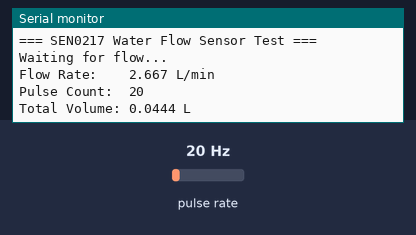
This sketch was run on a simulated Arduino Uno, built with avr-gcc and run on an emulated ATmega328P. Shown: the last lines printed to the serial monitor. Wiring (inferred from the names in the program): pulse sensor: data pin 2. The test bench sets the inputs (shaded band); at power-on: pulse rate 20 Hz.

Above: at 1.2 s.
1.3 s: pulse rate (sensor on pin 2) set to 4 Hz
At 2.6 s:
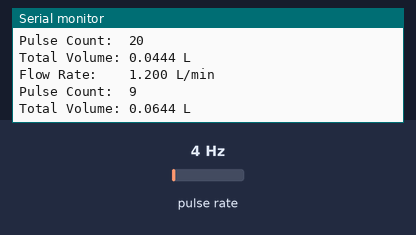
2.8 s: pulse rate (sensor on pin 2) set to 50 Hz
At 3.8 s:
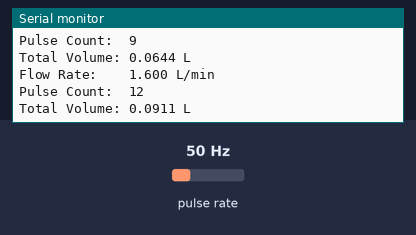
Timing chart, 0 to 5.8 s (numbered marks = the images above; inputs shaded):
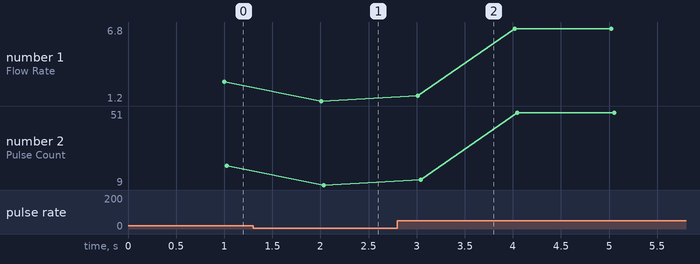

The sketch:

SEN0217_test.ino
```cpp
// SEN0217 YF-S201 Water Flow Sensor Test (1/2")
// DFRobot SEN0217
//
// Wiring (Arduino Uno):
//   Green (Signal) -> D2  (INT0)
//   Red   (VCC)   -> 5V
//   Black (GND)   -> GND
//
// No external library needed.
//
// Sensor spec: 1 litre = 450 pulses (square waves)
// Flow range: 1-30 L/min, accuracy ±5% (2-30 L/min)

#define FLOW_PIN 2

volatile uint32_t pulseCount = 0;
static float     totalLitres = 0.0f;

void onPulse() {
  pulseCount++;
}

void setup() {
  Serial.begin(9600);
  pinMode(FLOW_PIN, INPUT_PULLUP);
  attachInterrupt(digitalPinToInterrupt(FLOW_PIN), onPulse, RISING);
  Serial.println("=== SEN0217 Water Flow Sensor Test ===");
  Serial.println("Waiting for flow...");
  Serial.println();
}

void loop() {
  delay(1000); // 1-second sampling window

  // Atomically snapshot and clear counter
  noInterrupts();
  uint32_t count = pulseCount;
  pulseCount = 0;
  interrupts();

  // 1 L = 450 pulses  →  flow rate (L/min) = pulses_per_sec / 450 * 60
  float flowRateLmin = (float)count / 450.0f * 60.0f;
  totalLitres       += (float)count / 450.0f;

  Serial.print("Flow Rate:    ");
  Serial.print(flowRateLmin, 3);
  Serial.println(" L/min");

  Serial.print("Pulse Count:  ");
  Serial.println(count);

  Serial.print("Total Volume: ");
  Serial.print(totalLitres, 4);
  Serial.println(" L");

  Serial.println();
}
```

Measured:
- after the input at 1.3 s, the serial monitor: prints a new line after 0.71 s (image 1)
- after the input at 2.8 s, the serial monitor: prints a new line after 0.21 s (image 2)
- plotted number 1: 2.67 → 1.2 after the input at 1.3 s, 1.2 → 6.67 after the input at 2.8 s
- plotted number 2: 20 → 9 after the input at 1.3 s, 9 → 50 after the input at 2.8 s
